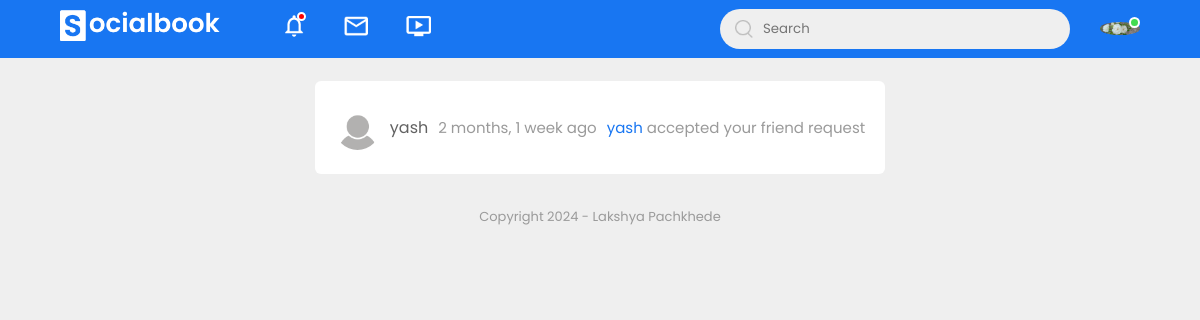
Before: /users/notifications/ (signed in) with the older database file.
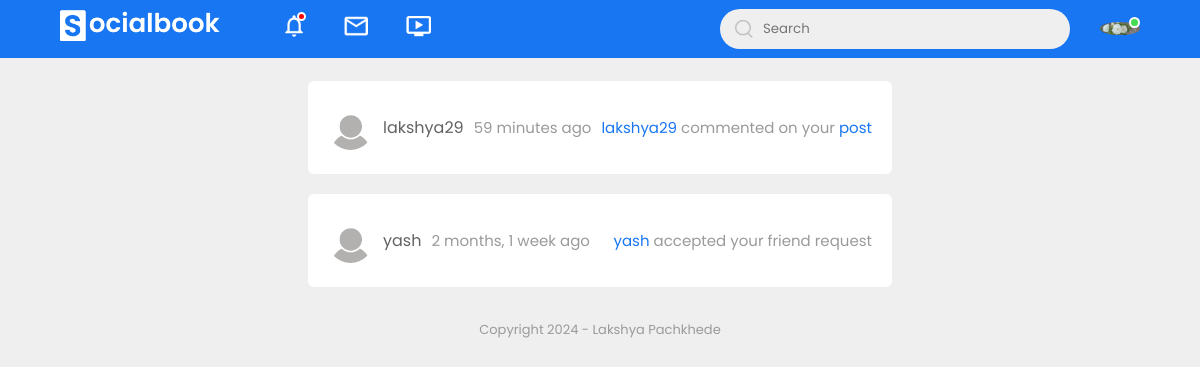
After: the same page with the newer database file.
### users/models.py (models this page shows, shortened)
class Notification(models.Model):
    NOTIFICATION_TYPES = (
        ('FR', 'Friend Request'),
        ('AC', 'Accepted Friend Request'),
        ('RJ', 'Rejected Friend Request'),
        ('CM', 'Comment'),
        ('LK', 'Like'),
    )
    sender = models.ForeignKey(User, related_name="sent_notifications", on_delete=models.CASCADE)
    receiver = models.ForeignKey(User, related_name="received_notifications", on_delete=models.CASCADE)
    notification_type = models.CharField(max_length=2, choices=NOTIFICATION_TYPES)
    timestamp = models.DateTimeField(auto_now_add=True)
    content_type = models.ForeignKey(ContentType, on_delete=models.CASCADE, null=True, blank=True)
    object_id = models.PositiveIntegerField(null=True, blank=True)
    related_object = GenericForeignKey('content_type', 'object_id')

class Profile(models.Model):
    user = models.OneToOneField(User, on_delete=models.CASCADE)
    intro = models.CharField(max_length=100, blank=True)
    banner_image = models.ImageField(default="default-banner.jpg", upload_to="profile_pics/banner")
    user_image = models.ImageField(default="default.png", upload_to="profile_pics/user_image")
    works = models.CharField(blank=True, max_length=50)
    education = models.CharField(blank=True, max_length=50)
    home = models.CharField(blank=True, max_length=50)
    location = models.CharField(blank=True, max_length=50)
    friends = models.ManyToManyField('self', blank=True, symmetrical=False, related_name="friends_with")

### users/views.py (the view)
# urls.py: path('notifications/', NotificationListView.as_view(), name='notifications'),
class NotificationListView(LoginRequiredMixin, ListView):
    model = Notification
    context_object_name = 'notifications'
    def get_queryset(self):
        return Notification.objects.filter(receiver=self.request.user).order_by('-timestamp')

### users/templates/users/notification_list.html
{% extends "posts/base.html" %}
{% load static %}
{% block content %}
{% load custom_filters %}
<div class="theme-list">
    {% for notification in notifications %}
    <div class="theme-list-item">
        <div class="theme-list-row">
            <div class="theme-list-profile">
                <img src="{{notification.sender.profile.user_image.url}}">
                <p>{{ notification.sender.username }}</p>
                <span class="post-text ml-10">{{ notification.timestamp|timesince }} ago</span>
            </div>
        </div>
        <p class="post-text ml-10">
            {% if notification.notification_type == "LK" %}
            <a class="blue-link-l" href="{% url "profile" notification.sender.username %}">{{ notification.sender.username }}</a> liked your <a class="blue-link-l" href="{% url "post-detail" notification.object_id %}">post</a>
            {% elif notification.notification_type == "FR" %}
            <a class="blue-link-l" href="{% url "profile" notification.sender.username %}">{{ notification.sender.username }}</a> send you friend request</a>
            {% elif notification.notification_type == "CM" %}
            <a class="blue-link-l" href="{% url "profile" notification.sender.username %}">{{ notification.sender.username }}</a> commented on your <a class="blue-link-l" href="{% url "post-detail" notification.object_id %}">post</a>
            {% elif notification.notification_type == "AC" %}
            <a class="blue-link-l" href="{% url "profile" notification.sender.username %}">{{ notification.sender.username }}</a> accepted your friend request</a>
            {% endif %}
        </p>
    </div>
    {% endfor %}
</div>
{% endblock content %}

Changed rows visible on the page:
added Notification: sender.profile.user_image (placeholder picture), sender.username "lakshya29", timestamp "59 minutes"
